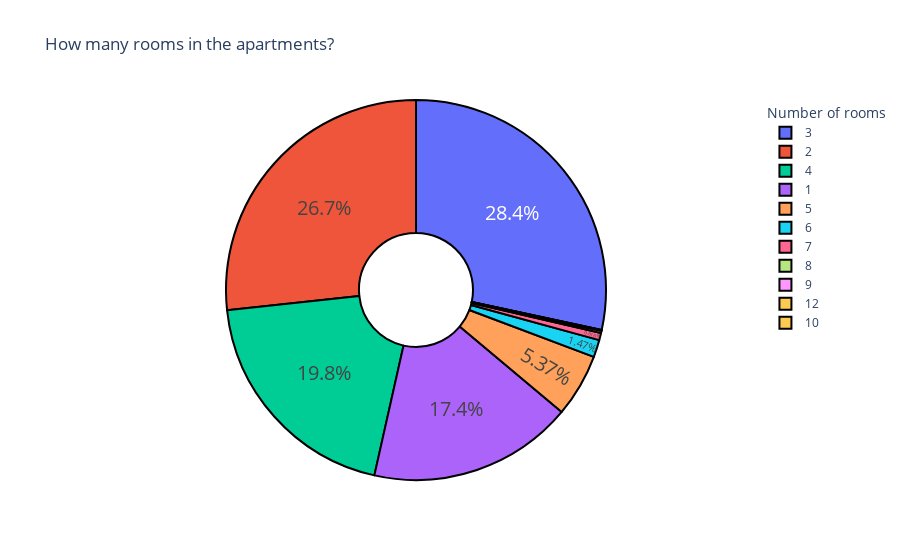

Notebook code cell kept with this figure:
### Code cell
rooms = df.rooms.value_counts().to_frame()

fig = px.pie(
    rooms, 
    values='rooms', 
    names=rooms.index,
    title='How many rooms in the apartments?',
    color='rooms',
    hole=0.3
)
fig.update_traces(
    textposition='inside',
    textfont_size=20,
    marker=dict(line=dict(color='#000000', width=2))
)

fig.update_layout(
    legend_title='Number of rooms'
)
fig.show()

### Figure 1 — Plotly figure (JSON) as saved in the notebook; plotly's stock layout.template omitted (floating-point values rounded to 4 significant figures)
{"data": [{"customdata": [[4379], [4120], [3052], [2689], [828], [227], [95], [30], [5], [2], [2]], "domain": {"x": [0, 1], "y": [0, 1]}, "hole": 0.3, "hovertemplate": "index=%{label}<br>rooms=%{customdata[0]}<extra></extra>", "labels": [3, 2, 4, 1, 5, 6, 7, 8, 9, 12, 10], "legendgroup": "", "marker": {"colors": ["#636efa", "#EF553B", "#00cc96", "#ab63fa", "#FFA15A", "#19d3f3", "#FF6692", "#B6E880", "#FF97FF", "#FECB52", "#FECB52"], "line": {"color": "#000000", "width": 2}}, "name": "", "showlegend": true, "textfont": {"size": 20}, "textposition": "inside", "type": "pie", "values": [4379, 4120, 3052, 2689, 828, 227, 95, 30, 5, 2, 2]}], "layout": {"legend": {"title": {"text": "Number of rooms"}, "tracegroupgap": 0}, "title": {"text": "How many rooms in the apartments?"}}}
